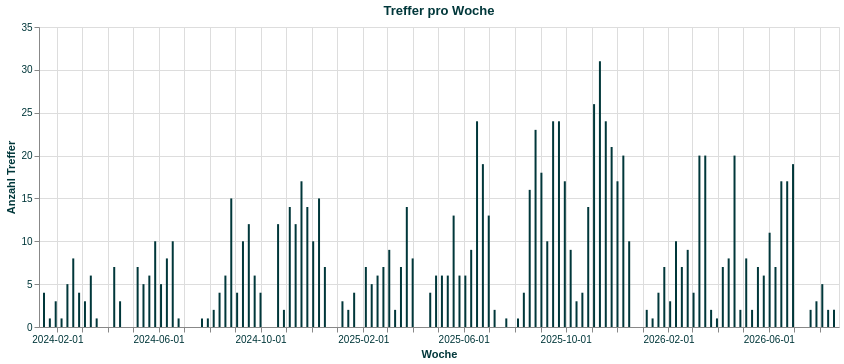

Notebook cell for this chart:
### Markdown cell above
# Treffer über Zeit

Wir betrachten nur die Zeit ab Mitte 2023, weil Poliscope nur bis Afang 2024 einen nahezu vollständigen Datensatz bieten kann. Dieser enthält aber auch in Einzelfällen Verweise auf länger zurückliegende Sitzungen.

### Code cell
subset = df
#optional nur für eine Stadt darstellen
#subset = df[df["entityName"] == "Bochum, Stadt"]

subset["date"] = pd.to_datetime(subset["date"], errors="coerce")
weekly = (
    subset.dropna(subset=["date"])
    .loc[subset["date"] >= "2023-07-01"]
    .assign(week=subset["date"].dt.to_period("W-MON").dt.to_timestamp())
    .groupby("week")
    .size()
    .reset_index(name="matches")
)
weekly = weekly.sort_values("week").reset_index(drop=True)
weekly["week_label"] = weekly["week"].dt.strftime("%Y-%m-%d")
weekly["show_label"] = weekly.index % 3 == 0

weekly.to_csv(f"./data/processed/{datestring}_weekly_matches_{topic}.csv", index=False)

weekly_chart = (
    alt.Chart(weekly)
    .mark_bar(size=2)
    .encode(
        x=alt.X(
            "week:T",
            title="Woche",
            axis=alt.Axis(format="%Y-%m-%d", labelExpr="datum.value % 3 == 0 ? timeFormat(datum.value, '%Y-%m-%d') : ''"),
        ),
        y=alt.Y("matches:Q", title="Anzahl Treffer", scale=alt.Scale(zero=True)),
        color=alt.ColorValue("#00373a"),
        tooltip=["week_label:N", "matches:Q"],
    )
    .properties(width=800, height=300, title="Treffer pro Woche")
    .configure_axis(labelColor=text_color, titleColor=text_color, grid=True)
    .configure_title(color=text_color)
)

weekly_chart

### Figure 1 — Vega-Lite specification as saved in the notebook (floating-point values rounded to 4 significant figures)
{"view": {"continuousWidth": 400, "continuousHeight": 300}, "axis": {"labelFontSize": 12, "titleFontSize": 14, "grid": true, "tickColor": "#00373a", "labelColor": "#00373a", "titleColor": "#00373a"}, "legend": {"labelFontSize": 12, "titleFontSize": 13, "labelColor": "#00373a", "titleColor": "#00373a"}, "title": "Treffer pro Woche", "range": {"category": ["#00373a", "#e66500", "#49b9b1", "#e5675c", "#0d70b7", "#f1cc3e", "#00a2b8", "#7C8383", "#f9f9f5", "#00191c"], "diverging": ["#00373a", "#e5675c"], "heatmap": ["#f9f9f5", "#e2e2d4", "#a9a87a", "#00373a"]}, "bar": {"color": "#00373a"}, "line": {"color": "#49b9b1"}, "point": {"color": "#e66500"}, "area": {"color": "#00a2b8"}, "colors": {"brand": {"50": "#f9f9f5", "100": "#e2e2d4", "200": "#cfceb7", "300": "#bcbb98", "400": "#a9a87a", "500": "#00373a", "600": "#00373a", "700": "#00373a", "800": "#00373a", "900": "#00191c"}, "red": {"50": "#ffe7e5", "100": "#f8c0bb", "200": "#ee9790", "300": "#e66f65", "400": "#de473a", "500": "#c52e21", "600": "#9a2319", "700": "#6f1811", "800": "#440c08", "900": "#1d0100"}, "orange": {"50": "#fff5db", "100": "#ffdeae", "200": "#ffc47e", "300": "#ffa74c", "400": "#ff871a", "500": "#e66500", "600": "#b45b00", "700": "#814800", "800": "#4f3000", "900": "#201100"}, "blue": {"50": "#EDF7F7", "100": "#CEE9E9", "200": "#AEDADA", "300": "#8FCCCC", "400": "#6FBEBE", "500": "#4FB0B0", "600": "#408C8C", "700": "#306969", "800": "#204646", "900": "#102323"}, "gray": {"50": "#F2F3F3", "100": "#DADCDC", "200": "#C3C6C6", "300": "#ABAFAF", "400": "#949999", "500": "#7C8383", "600": "#636969", "700": "#4B4E4E", "800": "#323434", "900": "#191A1A"}, "accentBlue": "#00a2b8", "accentGreen": "#49b9b1", "accentGreenLight": "#daf1ef", "accentRed": "#e5675c", "wind": "#0d70b7", "solar": "#f1cc3e", "surface": "#f9f9f5"}, "data": {"name": "data-05c21693de395611201ec9ea51fa7c71"}, "mark": {"type": "bar", "size": 2}, "config": {"axis": {"grid": true, "labelColor": "#00373a", "titleColor": "#00373a"}, "title": {"color": "#00373a"}}, "encoding": {"color": {"value": "#00373a"}, "tooltip": [{"field": "week_label", "type": "nominal"}, {"field": "matches", "type": "quantitative"}], "x": {"axis": {"format": "%Y-%m-%d", "labelExpr": "datum.value % 3 == 0 ? timeFormat(datum.value, '%Y-%m-%d') : ''"}, "field": "week", "title": "Woche", "type": "temporal"}, "y": {"field": "matches", "scale": {"zero": true}, "title": "Anzahl Treffer", "type": "quantitative"}}, "height": 300, "width": 800, "$schema": "https://vega.github.io/schema/vega-lite/v6.4.1.json", "datasets": {"data-05c21693de395611201ec9ea51fa7c71": [{"week": "2024-01-16T00:00:00", "matches": 4, "week_label": "2024-01-16", "show_label": true}, {"week": "2024-01-23T00:00:00", "matches": 1, "week_label": "2024-01-23", "show_label": false}, {"week": "2024-01-30T00:00:00", "matches": 3, "week_label": "2024-01-30", "show_label": false}, {"week": "2024-02-06T00:00:00", "matches": 1, "week_label": "2024-02-06", "show_label": true}, {"week": "2024-02-13T00:00:00", "matches": 5, "week_label": "2024-02-13", "show_label": false}, {"week": "2024-02-20T00:00:00", "matches": 8, "week_label": "2024-02-20", "show_label": false}, {"week": "2024-02-27T00:00:00", "matches": 4, "week_label": "2024-02-27", "show_label": true}, {"week": "2024-03-05T00:00:00", "matches": 3, "week_label": "2024-03-05", "show_label": false}, {"week": "2024-03-12T00:00:00", "matches": 6, "week_label": "2024-03-12", "show_label": false}, {"week": "2024-03-19T00:00:00", "matches": 1, "week_label": "2024-03-19", "show_label": true}, {"week": "2024-04-09T00:00:00", "matches": 7, "week_label": "2024-04-09", "show_label": false}, {"week": "2024-04-16T00:00:00", "matches": 3, "week_label": "2024-04-16", "show_label": false}, {"week": "2024-05-07T00:00:00", "matches": 7, "week_label": "2024-05-07", "show_label": true}, {"week": "2024-05-14T00:00:00", "matches": 5, "week_label": "2024-05-14", "show_label": false}, {"week": "2024-05-21T00:00:00", "matches": 6, "week_label": "2024-05-21", "show_label": false}, {"week": "2024-05-28T00:00:00", "matches": 10, "week_label": "2024-05-28", "show_label": true}, {"week": "2024-06-04T00:00:00", "matches": 5, "week_label": "2024-06-04", "show_label": false}, {"week": "2024-06-11T00:00:00", "matches": 8, "week_label": "2024-06-11", "show_label": false}, {"week": "2024-06-18T00:00:00", "matches": 10, "week_label": "2024-06-18", "show_label": true}, {"week": "2024-06-25T00:00:00", "matches": 1, "week_label": "2024-06-25", "show_label": false}, {"week": "2024-07-23T00:00:00", "matches": 1, "week_label": "2024-07-23", "show_label": false}, {"week": "2024-07-30T00:00:00", "matches": 1, "week_label": "2024-07-30", "show_label": true}, {"week": "2024-08-06T00:00:00", "matches": 2, "week_label": "2024-08-06", "show_label": false}, {"week": "2024-08-13T00:00:00", "matches": 4, "week_label": "2024-08-13", "show_label": false}, {"week": "2024-08-20T00:00:00", "matches": 6, "week_label": "2024-08-20", "show_label": true}, {"week": "2024-08-27T00:00:00", "matches": 15, "week_label": "2024-08-27", "show_label": false}, {"week": "2024-09-03T00:00:00", "matches": 4, "week_label": "2024-09-03", "show_label": false}, {"week": "2024-09-10T00:00:00", "matches": 10, "week_label": "2024-09-10", "show_label": true}, {"week": "2024-09-17T00:00:00", "matches": 12, "week_label": "2024-09-17", "show_label": false}, {"week": "2024-09-24T00:00:00", "matches": 6, "week_label": "2024-09-24", "show_label": false}, {"week": "2024-10-01T00:00:00", "matches": 4, "week_label": "2024-10-01", "show_label": true}, {"week": "2024-10-22T00:00:00", "matches": 12, "week_label": "2024-10-22", "show_label": false}, {"week": "2024-10-29T00:00:00", "matches": 2, "week_label": "2024-10-29", "show_label": false}, {"week": "2024-11-05T00:00:00", "matches": 14, "week_label": "2024-11-05", "show_label": true}, {"week": "2024-11-12T00:00:00", "matches": 12, "week_label": "2024-11-12", "show_label": false}, {"week": "2024-11-19T00:00:00", "matches": 17, "week_label": "2024-11-19", "show_label": false}, {"week": "2024-11-26T00:00:00", "matches": 14, "week_label": "2024-11-26", "show_label": true}, {"week": "2024-12-03T00:00:00", "matches": 10, "week_label": "2024-12-03", "show_label": false}, {"week": "2024-12-10T00:00:00", "matches": 15, "week_label": "2024-12-10", "show_label": false}, {"week": "2024-12-17T00:00:00", "matches": 7, "week_label": "2024-12-17", "show_label": true}, {"week": "2025-01-07T00:00:00", "matches": 3, "week_label": "2025-01-07", "show_label": false}, {"week": "2025-01-14T00:00:00", "matches": 2, "week_label": "2025-01-14", "show_label": false}, {"week": "2025-01-21T00:00:00", "matches": 4, "week_label": "2025-01-21", "show_label": true}, {"week": "2025-02-04T00:00:00", "matches": 7, "week_label": "2025-02-04", "show_label": false}, {"week": "2025-02-11T00:00:00", "matches": 5, "week_label": "2025-02-11", "show_label": false}, {"week": "2025-02-18T00:00:00", "matches": 6, "week_label": "2025-02-18", "show_label": true}, {"week": "2025-02-25T00:00:00", "matches": 7, "week_label": "2025-02-25", "show_label": false}, {"week": "2025-03-04T00:00:00", "matches": 9, "week_label": "2025-03-04", "show_label": false}, {"week": "2025-03-11T00:00:00", "matches": 2, "week_label": "2025-03-11", "show_label": true}, {"week": "2025-03-18T00:00:00", "matches": 7, "week_label": "2025-03-18", "show_label": false}, {"week": "2025-03-25T00:00:00", "matches": 14, "week_label": "2025-03-25", "show_label": false}, {"week": "2025-04-01T00:00:00", "matches": 8, "week_label": "2025-04-01", "show_label": true}, {"week": "2025-04-22T00:00:00", "matches": 4, "week_label": "2025-04-22", "show_label": false}, {"week": "2025-04-29T00:00:00", "matches": 6, "week_label": "2025-04-29", "show_label": false}, {"week": "2025-05-06T00:00:00", "matches": 6, "week_label": "2025-05-06", "show_label": true}, {"week": "2025-05-13T00:00:00", "matches": 6, "week_label": "2025-05-13", "show_label": false}, {"week": "2025-05-20T00:00:00", "matches": 13, "week_label": "2025-05-20", "show_label": false}, {"week": "2025-05-27T00:00:00", "matches": 6, "week_label": "2025-05-27", "show_label": true}, {"week": "2025-06-03T00:00:00", "matches": 6, "week_label": "2025-06-03", "show_label": false}, {"week": "2025-06-10T00:00:00", "matches": 9, "week_label": "2025-06-10", "show_label": false}, {"week": "2025-06-17T00:00:00", "matches": 24, "week_label": "2025-06-17", "show_label": true}, {"week": "2025-06-24T00:00:00", "matches": 19, "week_label": "2025-06-24", "show_label": false}, {"week": "2025-07-01T00:00:00", "matches": 13, "week_label": "2025-07-01", "show_label": false}, {"week": "2025-07-08T00:00:00", "matches": 2, "week_label": "2025-07-08", "show_label": true}, {"week": "2025-07-22T00:00:00", "matches": 1, "week_label": "2025-07-22", "show_label": false}, {"week": "2025-08-05T00:00:00", "matches": 1, "week_label": "2025-08-05", "show_label": false}, {"week": "2025-08-12T00:00:00", "matches": 4, "week_label": "2025-08-12", "show_label": true}, {"week": "2025-08-19T00:00:00", "matches": 16, "week_label": "2025-08-19", "show_label": false}, {"week": "2025-08-26T00:00:00", "matches": 23, "week_label": "2025-08-26", "show_label": false}, {"week": "2025-09-02T00:00:00", "matches": 18, "week_label": "2025-09-02", "show_label": true}, {"week": "2025-09-09T00:00:00", "matches": 10, "week_label": "2025-09-09", "show_label": false}, {"week": "2025-09-16T00:00:00", "matches": 24, "week_label": "2025-09-16", "show_label": false}, {"week": "2025-09-23T00:00:00", "matches": 24, "week_label": "2025-09-23", "show_label": true}, {"week": "2025-09-30T00:00:00", "matches": 17, "week_label": "2025-09-30", "show_label": false}, {"week": "2025-10-07T00:00:00", "matches": 9, "week_label": "2025-10-07", "show_label": false}, {"week": "2025-10-14T00:00:00", "matches": 3, "week_label": "2025-10-14", "show_label": true}, {"week": "2025-10-21T00:00:00", "matches": 4, "week_label": "2025-10-21", "show_label": false}, {"week": "2025-10-28T00:00:00", "matches": 14, "week_label": "2025-10-28", "show_label": false}, {"week": "2025-11-04T00:00:00", "matches": 26, "week_label": "2025-11-04", "show_label": true}, {"week": "2025-11-11T00:00:00", "matches": 31, "week_label": "2025-11-11", "show_label": false}, {"week": "2025-11-18T00:00:00", "matches": 24, "week_label": "2025-11-18", "show_label": false}, {"week": "2025-11-25T00:00:00", "matches": 21, "week_label": "2025-11-25", "show_label": true}, {"week": "2025-12-02T00:00:00", "matches": 17, "week_label": "2025-12-02", "show_label": false}, {"week": "2025-12-09T00:00:00", "matches": 20, "week_label": "2025-12-09", "show_label": false}, {"week": "2025-12-16T00:00:00", "matches": 10, "week_label": "2025-12-16", "show_label": true}, {"week": "2026-01-06T00:00:00", "matches": 2, "week_label": "2026-01-06", "show_label": false}, {"week": "2026-01-13T00:00:00", "matches": 1, "week_label": "2026-01-13", "show_label": false}, {"week": "2026-01-20T00:00:00", "matches": 4, "week_label": "2026-01-20", "show_label": true}, {"week": "2026-01-27T00:00:00", "matches": 7, "week_label": "2026-01-27", "show_label": false}, {"week": "2026-02-03T00:00:00", "matches": 3, "week_label": "2026-02-03", "show_label": false}, {"week": "2026-02-10T00:00:00", "matches": 10, "week_label": "2026-02-10", "show_label": true}, {"week": "2026-02-17T00:00:00", "matches": 7, "week_label": "2026-02-17", "show_label": false}, {"week": "2026-02-24T00:00:00", "matches": 9, "week_label": "2026-02-24", "show_label": false}, {"week": "2026-03-03T00:00:00", "matches": 4, "week_label": "2026-03-03", "show_label": true}, {"week": "2026-03-10T00:00:00", "matches": 20, "week_label": "2026-03-10", "show_label": false}, {"week": "2026-03-17T00:00:00", "matches": 20, "week_label": "2026-03-17", "show_label": false}, {"week": "2026-03-24T00:00:00", "matches": 2, "week_label": "2026-03-24", "show_label": true}, {"week": "2026-03-31T00:00:00", "matches": 1, "week_label": "2026-03-31", "show_label": false}, {"week": "2026-04-07T00:00:00", "matches": 7, "week_label": "2026-04-07", "show_label": false}, {"week": "2026-04-14T00:00:00", "matches": 8, "week_label": "2026-04-14", "show_label": true}, {"week": "2026-04-21T00:00:00", "matches": 20, "week_label": "2026-04-21", "show_label": false}, {"week": "2026-04-28T00:00:00", "matches": 2, "week_label": "2026-04-28", "show_label": false}, {"week": "2026-05-05T00:00:00", "matches": 8, "week_label": "2026-05-05", "show_label": true}, {"week": "2026-05-12T00:00:00", "matches": 2, "week_label": "2026-05-12", "show_label": false}, {"week": "2026-05-19T00:00:00", "matches": 7, "week_label": "2026-05-19", "show_label": false}, {"week": "2026-05-26T00:00:00", "matches": 6, "week_label": "2026-05-26", "show_label": true}, {"week": "2026-06-02T00:00:00", "matches": 11, "week_label": "2026-06-02", "show_label": false}, {"week": "2026-06-09T00:00:00", "matches": 7, "week_label": "2026-06-09", "show_label": false}, {"week": "2026-06-16T00:00:00", "matches": 17, "week_label": "2026-06-16", "show_label": true}, {"week": "2026-06-23T00:00:00", "matches": 17, "week_label": "2026-06-23", "show_label": false}, {"week": "2026-06-30T00:00:00", "matches": 19, "week_label": "2026-06-30", "show_label": false}, {"week": "2026-07-21T00:00:00", "matches": 2, "week_label": "2026-07-21", "show_label": true}, {"week": "2026-07-28T00:00:00", "matches": 3, "week_label": "2026-07-28", "show_label": false}, {"week": "2026-08-04T00:00:00", "matches": 5, "week_label": "2026-08-04", "show_label": false}, {"week": "2026-08-11T00:00:00", "matches": 2, "week_label": "2026-08-11", "show_label": true}, {"week": "2026-08-18T00:00:00", "matches": 2, "week_label": "2026-08-18", "show_label": false}]}}
